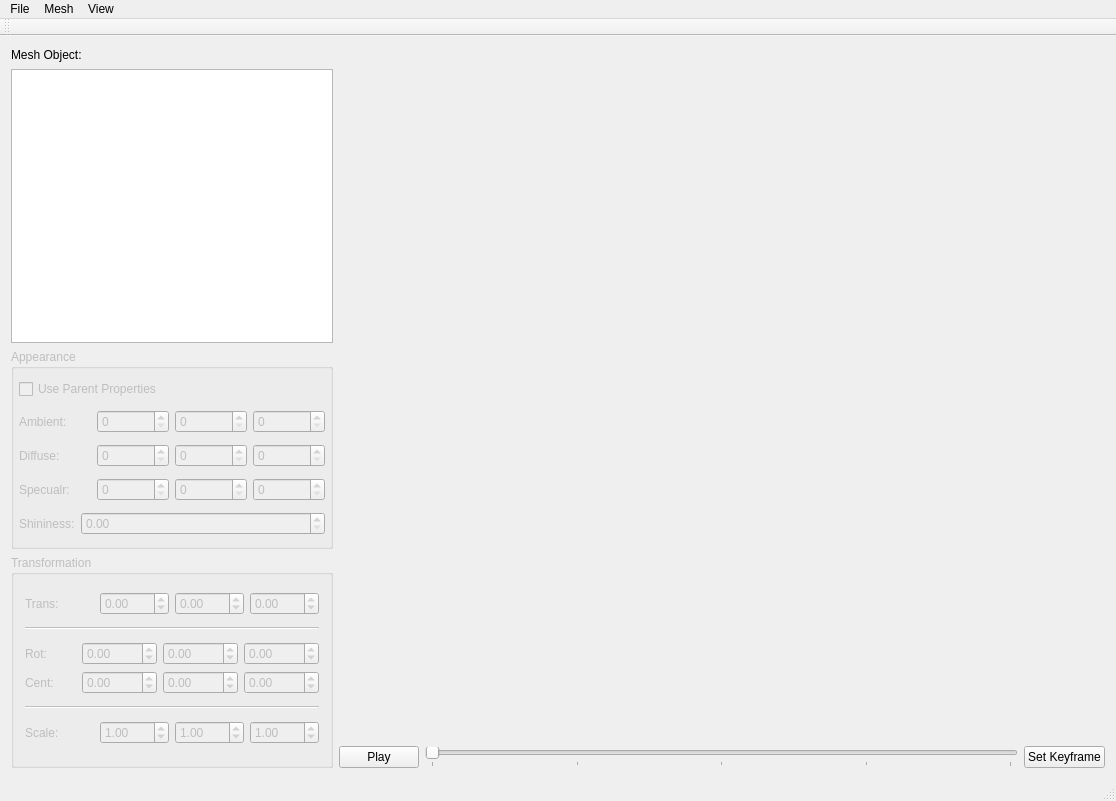
<?xml version="1.0" encoding="UTF-8"?>
<ui version="4.0">
 <class>AnimatrixMainWindow</class>
 <widget class="QMainWindow" name="AnimatrixMainWindow">
  <property name="windowModality">
   <enum>Qt::NonModal</enum>
  </property>
  <property name="geometry">
   <rect>
    <x>0</x>
    <y>0</y>
    <width>1116</width>
    <height>801</height>
   </rect>
  </property>
  <property name="minimumSize">
   <size>
    <width>1116</width>
    <height>801</height>
   </size>
  </property>
  <property name="windowTitle">
   <string>Animatrix</string>
  </property>
  <widget class="QWidget" name="centralWidget">
   <layout class="QHBoxLayout" name="horizontalLayout_4">
    <item>
     <layout class="QVBoxLayout" name="verticalLayout">
      <item>
       <widget class="QLabel" name="label">
        <property name="sizePolicy">
         <sizepolicy hsizetype="Fixed" vsizetype="Fixed">
          <horstretch>0</horstretch>
          <verstretch>0</verstretch>
         </sizepolicy>
        </property>
        <property name="minimumSize">
         <size>
          <width>83</width>
          <height>16</height>
         </size>
        </property>
        <property name="text">
         <string>Mesh Object:</string>
        </property>
        <property name="buddy">
         <cstring>treeView</cstring>
        </property>
       </widget>
      </item>
      <item>
       <widget class="QTreeView" name="treeView">
        <property name="sizePolicy">
         <sizepolicy hsizetype="Fixed" vsizetype="Expanding">
          <horstretch>0</horstretch>
          <verstretch>0</verstretch>
         </sizepolicy>
        </property>
        <property name="minimumSize">
         <size>
          <width>322</width>
          <height>273</height>
         </size>
        </property>
        <property name="maximumSize">
         <size>
          <width>322</width>
          <height>16777215</height>
         </size>
        </property>
       </widget>
      </item>
      <item>
       <widget class="QGroupBox" name="appearanceGroupBox">
        <property name="enabled">
         <bool>false</bool>
        </property>
        <property name="sizePolicy">
         <sizepolicy hsizetype="Fixed" vsizetype="Expanding">
          <horstretch>0</horstretch>
          <verstretch>0</verstretch>
         </sizepolicy>
        </property>
        <property name="minimumSize">
         <size>
          <width>322</width>
          <height>200</height>
         </size>
        </property>
        <property name="maximumSize">
         <size>
          <width>322</width>
          <height>200</height>
         </size>
        </property>
        <property name="title">
         <string>Appearance</string>
        </property>
        <layout class="QVBoxLayout" name="verticalLayout_3">
         <property name="leftMargin">
          <number>5</number>
         </property>
         <property name="topMargin">
          <number>5</number>
         </property>
         <property name="rightMargin">
          <number>5</number>
         </property>
         <property name="bottomMargin">
          <number>5</number>
         </property>
         <item>
          <widget class="QCheckBox" name="materialUseParentCheckBox">
           <property name="sizePolicy">
            <sizepolicy hsizetype="Minimum" vsizetype="Fixed">
             <horstretch>0</horstretch>
             <verstretch>0</verstretch>
            </sizepolicy>
           </property>
           <property name="text">
            <string>Use Parent Properties</string>
           </property>
          </widget>
         </item>
         <item>
          <layout class="QHBoxLayout" name="horizontalLayout_9">
           <item>
            <widget class="QLabel" name="label_7">
             <property name="text">
              <string>Ambient:</string>
             </property>
             <property name="buddy">
              <cstring>ambRSpinBox</cstring>
             </property>
            </widget>
           </item>
           <item>
            <widget class="QSpinBox" name="ambRSpinBox">
             <property name="toolTip">
              <string>Red component (0 - 255)</string>
             </property>
             <property name="maximum">
              <number>255</number>
             </property>
             <property name="value">
              <number>0</number>
             </property>
            </widget>
           </item>
           <item>
            <widget class="QSpinBox" name="ambGSpinBox">
             <property name="toolTip">
              <string>Green component (0 - 255)</string>
             </property>
             <property name="maximum">
              <number>255</number>
             </property>
             <property name="value">
              <number>0</number>
             </property>
            </widget>
           </item>
           <item>
            <widget class="QSpinBox" name="ambBSpinBox">
             <property name="toolTip">
              <string>Blue component (0 - 255)</string>
             </property>
             <property name="maximum">
              <number>255</number>
             </property>
             <property name="value">
              <number>0</number>
             </property>
            </widget>
           </item>
          </layout>
         </item>
         <item>
          <layout class="QHBoxLayout" name="horizontalLayout_3">
           <item>
            <widget class="QLabel" name="label_5">
             <property name="text">
              <string>Diffuse:</string>
             </property>
             <property name="buddy">
              <cstring>diffRSpinBox</cstring>
             </property>
            </widget>
           </item>
           <item>
            <widget class="QSpinBox" name="diffRSpinBox">
             <property name="toolTip">
              <string>Red component (0 - 255)</string>
             </property>
             <property name="maximum">
              <number>255</number>
             </property>
             <property name="value">
              <number>0</number>
             </property>
            </widget>
           </item>
           <item>
            <widget class="QSpinBox" name="diffGSpinBox">
             <property name="toolTip">
              <string>Green component (0 - 255)</string>
             </property>
             <property name="maximum">
              <number>255</number>
             </property>
             <property name="value">
              <number>0</number>
             </property>
            </widget>
           </item>
           <item>
            <widget class="QSpinBox" name="diffBSpinBox">
             <property name="toolTip">
              <string>Blue component (0 - 255)</string>
             </property>
             <property name="maximum">
              <number>255</number>
             </property>
             <property name="value">
              <number>0</number>
             </property>
            </widget>
           </item>
          </layout>
         </item>
         <item>
          <layout class="QHBoxLayout" name="horizontalLayout_8">
           <item>
            <widget class="QLabel" name="label_6">
             <property name="text">
              <string>Specualr:</string>
             </property>
             <property name="buddy">
              <cstring>specRSpinBox</cstring>
             </property>
            </widget>
           </item>
           <item>
            <widget class="QSpinBox" name="specRSpinBox">
             <property name="toolTip">
              <string>Red component (0 - 255)</string>
             </property>
             <property name="maximum">
              <number>255</number>
             </property>
             <property name="value">
              <number>0</number>
             </property>
            </widget>
           </item>
           <item>
            <widget class="QSpinBox" name="specGSpinBox">
             <property name="toolTip">
              <string>Green component (0 - 255)</string>
             </property>
             <property name="maximum">
              <number>255</number>
             </property>
             <property name="value">
              <number>0</number>
             </property>
            </widget>
           </item>
           <item>
            <widget class="QSpinBox" name="specBSpinBox">
             <property name="toolTip">
              <string>Blue component (0 - 255)</string>
             </property>
             <property name="maximum">
              <number>255</number>
             </property>
             <property name="value">
              <number>0</number>
             </property>
            </widget>
           </item>
          </layout>
         </item>
         <item>
          <layout class="QHBoxLayout" name="horizontalLayout_5">
           <item>
            <widget class="QLabel" name="label_2">
             <property name="sizePolicy">
              <sizepolicy hsizetype="Fixed" vsizetype="Preferred">
               <horstretch>0</horstretch>
               <verstretch>0</verstretch>
              </sizepolicy>
             </property>
             <property name="text">
              <string>Shininess:</string>
             </property>
             <property name="buddy">
              <cstring>shineSpinBox</cstring>
             </property>
            </widget>
           </item>
           <item>
            <widget class="QDoubleSpinBox" name="shineSpinBox">
             <property name="maximum">
              <double>2048.000000000000000</double>
             </property>
             <property name="singleStep">
              <double>0.100000000000000</double>
             </property>
             <property name="value">
              <double>0.000000000000000</double>
             </property>
            </widget>
           </item>
          </layout>
         </item>
        </layout>
       </widget>
      </item>
      <item>
       <widget class="QGroupBox" name="transformationGroupBox">
        <property name="enabled">
         <bool>false</bool>
        </property>
        <property name="sizePolicy">
         <sizepolicy hsizetype="Fixed" vsizetype="Fixed">
          <horstretch>0</horstretch>
          <verstretch>0</verstretch>
         </sizepolicy>
        </property>
        <property name="minimumSize">
         <size>
          <width>322</width>
          <height>213</height>
         </size>
        </property>
        <property name="maximumSize">
         <size>
          <width>322</width>
          <height>213</height>
         </size>
        </property>
        <property name="title">
         <string>Transformation</string>
        </property>
        <layout class="QVBoxLayout" name="verticalLayout_2">
         <item>
          <layout class="QHBoxLayout" name="horizontalLayout_7">
           <item>
            <widget class="QLabel" name="translationLabel">
             <property name="text">
              <string>Trans:</string>
             </property>
             <property name="buddy">
              <cstring>translationXSpinBox</cstring>
             </property>
            </widget>
           </item>
           <item>
            <widget class="QDoubleSpinBox" name="translationXSpinBox">
             <property name="minimum">
              <double>-999.990000000000009</double>
             </property>
             <property name="maximum">
              <double>999.990000000000009</double>
             </property>
             <property name="singleStep">
              <double>0.010000000000000</double>
             </property>
            </widget>
           </item>
           <item>
            <widget class="QDoubleSpinBox" name="translationYSpinBox">
             <property name="minimum">
              <double>-999.990000000000009</double>
             </property>
             <property name="maximum">
              <double>999.990000000000009</double>
             </property>
             <property name="singleStep">
              <double>0.010000000000000</double>
             </property>
            </widget>
           </item>
           <item>
            <widget class="QDoubleSpinBox" name="translationZSpinBox">
             <property name="minimum">
              <double>-999.990000000000009</double>
             </property>
             <property name="maximum">
              <double>999.990000000000009</double>
             </property>
             <property name="singleStep">
              <double>0.010000000000000</double>
             </property>
            </widget>
           </item>
          </layout>
         </item>
         <item>
          <widget class="Line" name="line">
           <property name="orientation">
            <enum>Qt::Horizontal</enum>
           </property>
          </widget>
         </item>
         <item>
          <layout class="QGridLayout" name="gridLayout">
           <item row="1" column="3">
            <widget class="QDoubleSpinBox" name="rotCenterZSpinBox">
             <property name="minimum">
              <double>-999.990000000000009</double>
             </property>
             <property name="maximum">
              <double>999.990000000000009</double>
             </property>
             <property name="singleStep">
              <double>0.010000000000000</double>
             </property>
            </widget>
           </item>
           <item row="1" column="0">
            <widget class="QLabel" name="rotCenterLabel">
             <property name="text">
              <string>Cent:</string>
             </property>
             <property name="buddy">
              <cstring>rotCenterXSpinBox</cstring>
             </property>
            </widget>
           </item>
           <item row="1" column="2">
            <widget class="QDoubleSpinBox" name="rotCenterYSpinBox">
             <property name="minimum">
              <double>-999.990000000000009</double>
             </property>
             <property name="maximum">
              <double>999.990000000000009</double>
             </property>
             <property name="singleStep">
              <double>0.010000000000000</double>
             </property>
            </widget>
           </item>
           <item row="1" column="1">
            <widget class="QDoubleSpinBox" name="rotCenterXSpinBox">
             <property name="minimum">
              <double>-999.990000000000009</double>
             </property>
             <property name="maximum">
              <double>999.990000000000009</double>
             </property>
             <property name="singleStep">
              <double>0.010000000000000</double>
             </property>
             <property name="value">
              <double>0.000000000000000</double>
             </property>
            </widget>
           </item>
           <item row="0" column="0">
            <widget class="QLabel" name="rotationLabel">
             <property name="text">
              <string>Rot:</string>
             </property>
             <property name="buddy">
              <cstring>rotaiotnXSpinBox</cstring>
             </property>
            </widget>
           </item>
           <item row="0" column="1">
            <widget class="QDoubleSpinBox" name="rotaiotnXSpinBox">
             <property name="minimum">
              <double>-9999.989999999999782</double>
             </property>
             <property name="maximum">
              <double>9999.989999999999782</double>
             </property>
             <property name="singleStep">
              <double>1.000000000000000</double>
             </property>
             <property name="value">
              <double>0.000000000000000</double>
             </property>
            </widget>
           </item>
           <item row="0" column="2">
            <widget class="QDoubleSpinBox" name="rotaitonYSpinBox">
             <property name="minimum">
              <double>-9999.989999999999782</double>
             </property>
             <property name="maximum">
              <double>9999.989999999999782</double>
             </property>
             <property name="singleStep">
              <double>1.000000000000000</double>
             </property>
            </widget>
           </item>
           <item row="0" column="3">
            <widget class="QDoubleSpinBox" name="rotaitonZSpinBox">
             <property name="suffix">
              <string/>
             </property>
             <property name="minimum">
              <double>-9999.989999999999782</double>
             </property>
             <property name="maximum">
              <double>9999.989999999999782</double>
             </property>
             <property name="singleStep">
              <double>1.000000000000000</double>
             </property>
            </widget>
           </item>
          </layout>
         </item>
         <item>
          <widget class="Line" name="line_2">
           <property name="orientation">
            <enum>Qt::Horizontal</enum>
           </property>
          </widget>
         </item>
         <item>
          <layout class="QHBoxLayout" name="horizontalLayout">
           <item>
            <widget class="QLabel" name="scaleLabel">
             <property name="text">
              <string>Scale:</string>
             </property>
             <property name="buddy">
              <cstring>scaleXSpinBox</cstring>
             </property>
            </widget>
           </item>
           <item>
            <widget class="QDoubleSpinBox" name="scaleXSpinBox">
             <property name="minimum">
              <double>-999.990000000000009</double>
             </property>
             <property name="maximum">
              <double>999.990000000000009</double>
             </property>
             <property name="singleStep">
              <double>0.010000000000000</double>
             </property>
             <property name="value">
              <double>1.000000000000000</double>
             </property>
            </widget>
           </item>
           <item>
            <widget class="QDoubleSpinBox" name="scaleYSpinBox">
             <property name="minimum">
              <double>-999.990000000000009</double>
             </property>
             <property name="maximum">
              <double>999.990000000000009</double>
             </property>
             <property name="singleStep">
              <double>0.010000000000000</double>
             </property>
             <property name="value">
              <double>1.000000000000000</double>
             </property>
            </widget>
           </item>
           <item>
            <widget class="QDoubleSpinBox" name="scaleZSpinBox">
             <property name="minimum">
              <double>-999.990000000000009</double>
             </property>
             <property name="maximum">
              <double>999.990000000000009</double>
             </property>
             <property name="singleStep">
              <double>0.010000000000000</double>
             </property>
             <property name="value">
              <double>1.000000000000000</double>
             </property>
            </widget>
           </item>
          </layout>
         </item>
        </layout>
       </widget>
      </item>
     </layout>
    </item>
    <item>
     <layout class="QVBoxLayout" name="verticalLayout_4">
      <item>
       <widget class="MeshGLWidget" name="mainGLWidget" native="true">
        <property name="sizePolicy">
         <sizepolicy hsizetype="Expanding" vsizetype="Expanding">
          <horstretch>0</horstretch>
          <verstretch>0</verstretch>
         </sizepolicy>
        </property>
        <property name="minimumSize">
         <size>
          <width>671</width>
          <height>681</height>
         </size>
        </property>
       </widget>
      </item>
      <item>
       <layout class="QHBoxLayout" name="horizontalLayout_2">
        <item>
         <widget class="QPushButton" name="playButton">
          <property name="minimumSize">
           <size>
            <width>72</width>
            <height>0</height>
           </size>
          </property>
          <property name="text">
           <string>Play</string>
          </property>
          <property name="checkable">
           <bool>true</bool>
          </property>
         </widget>
        </item>
        <item>
         <widget class="QSlider" name="animationFrameSlider">
          <property name="minimum">
           <number>0</number>
          </property>
          <property name="maximum">
           <number>120</number>
          </property>
          <property name="singleStep">
           <number>15</number>
          </property>
          <property name="pageStep">
           <number>30</number>
          </property>
          <property name="value">
           <number>0</number>
          </property>
          <property name="orientation">
           <enum>Qt::Horizontal</enum>
          </property>
          <property name="tickPosition">
           <enum>QSlider::TicksBelow</enum>
          </property>
          <property name="tickInterval">
           <number>30</number>
          </property>
         </widget>
        </item>
        <item>
         <widget class="QPushButton" name="setKeyframeButton">
          <property name="text">
           <string>Set Keyframe</string>
          </property>
         </widget>
        </item>
       </layout>
      </item>
     </layout>
    </item>
   </layout>
  </widget>
  <widget class="QMenuBar" name="menuBar">
   <property name="geometry">
    <rect>
     <x>0</x>
     <y>0</y>
     <width>1116</width>
     <height>22</height>
    </rect>
   </property>
   <widget class="QMenu" name="menuFile">
    <property name="title">
     <string>File</string>
    </property>
    <addaction name="actionLoad_Object_from_File"/>
    <addaction name="actionSave_Object_to_File"/>
    <addaction name="separator"/>
    <addaction name="actionQuit"/>
   </widget>
   <widget class="QMenu" name="menuMesh">
    <property name="title">
     <string>Mesh</string>
    </property>
    <addaction name="actionCompute_Per_face_Normals"/>
    <addaction name="actionSmooth_all_Normals"/>
    <addaction name="separator"/>
    <addaction name="actionMake_Humanoid_Walk"/>
    <addaction name="actionMake_Humanoid_Other"/>
   </widget>
   <widget class="QMenu" name="menuView">
    <property name="title">
     <string>View</string>
    </property>
    <addaction name="actionShow_Bounding_Box_and_Axies"/>
    <addaction name="actionShow_Vertex_Normals"/>
    <addaction name="separator"/>
    <addaction name="actionCycle_Wireframe_Mode"/>
    <addaction name="separator"/>
    <addaction name="actionNormal_Rendering_Mode"/>
    <addaction name="actionSolid_Color_Only_no_shade"/>
    <addaction name="actionVisualize_Normals_as_Color"/>
    <addaction name="actionVisualize_Texture_Coordinates_as_Color"/>
   </widget>
   <addaction name="menuFile"/>
   <addaction name="menuMesh"/>
   <addaction name="menuView"/>
  </widget>
  <widget class="QToolBar" name="mainToolBar">
   <attribute name="toolBarArea">
    <enum>TopToolBarArea</enum>
   </attribute>
   <attribute name="toolBarBreak">
    <bool>false</bool>
   </attribute>
  </widget>
  <widget class="QStatusBar" name="statusBar"/>
  <action name="actionQuit">
   <property name="text">
    <string>Quit</string>
   </property>
   <property name="toolTip">
    <string>Quit the Project</string>
   </property>
  </action>
  <action name="actionLoad_Object_from_File">
   <property name="text">
    <string>Load Object from File ...</string>
   </property>
   <property name="toolTip">
    <string>Load a mesh from an OBJ file.</string>
   </property>
  </action>
  <action name="actionSave_Object_to_File">
   <property name="text">
    <string>Save Object to File ...</string>
   </property>
   <property name="toolTip">
    <string>Save the current mesh object to an OBJ file.</string>
   </property>
  </action>
  <action name="actionMake_Humanoid_Walk">
   <property name="text">
    <string>Make Humanoid Walk</string>
   </property>
   <property name="toolTip">
    <string>Create the humanoid mesh with a walk animation and add it to the GL Widget.</string>
   </property>
  </action>
  <action name="actionShow_Bounding_Box_and_Axies">
   <property name="checkable">
    <bool>true</bool>
   </property>
   <property name="text">
    <string>Show Bounding Box and Axies</string>
   </property>
  </action>
  <action name="actionCycle_Wireframe_Mode">
   <property name="text">
    <string>Cycle Wireframe Mode</string>
   </property>
  </action>
  <action name="actionShow_Vertex_Normals">
   <property name="checkable">
    <bool>true</bool>
   </property>
   <property name="text">
    <string>Show Vertex Normals</string>
   </property>
  </action>
  <action name="actionNormal_Rendering_Mode">
   <property name="checkable">
    <bool>true</bool>
   </property>
   <property name="checked">
    <bool>true</bool>
   </property>
   <property name="text">
    <string>Standard Rendering Mode</string>
   </property>
  </action>
  <action name="actionVisualize_Normals_as_Color">
   <property name="checkable">
    <bool>true</bool>
   </property>
   <property name="text">
    <string>Visualize Normals as Color</string>
   </property>
   <property name="toolTip">
    <string>Visualize Normals as Color</string>
   </property>
  </action>
  <action name="actionSolid_Color_Only_no_shade">
   <property name="checkable">
    <bool>true</bool>
   </property>
   <property name="text">
    <string>Solid Color Only (no shade)</string>
   </property>
  </action>
  <action name="actionVisualize_Texture_Coordinates_as_Color">
   <property name="checkable">
    <bool>true</bool>
   </property>
   <property name="text">
    <string>Visualize Texture Coordinates as Color</string>
   </property>
  </action>
  <action name="actionCompute_Per_face_Normals">
   <property name="text">
    <string>Compute Per-face Normals</string>
   </property>
  </action>
  <action name="actionSmooth_all_Normals">
   <property name="text">
    <string>Smooth all Normals</string>
   </property>
  </action>
  <action name="actionMake_Humanoid_Other">
   <property name="text">
    <string>Make Humanoid Other</string>
   </property>
   <property name="toolTip">
    <string>Make a humanoid mesh with the other animation and add it to the OpenGL widget.</string>
   </property>
  </action>
 </widget>
 <layoutdefault spacing="6" margin="11"/>
 <customwidgets>
  <customwidget>
   <class>MeshGLWidget</class>
   <extends>QWidget</extends>
   <header>MeshGLWidget.h</header>
   <container>1</container>
  </customwidget>
 </customwidgets>
 <tabstops>
  <tabstop>treeView</tabstop>
  <tabstop>materialUseParentCheckBox</tabstop>
  <tabstop>ambRSpinBox</tabstop>
  <tabstop>ambGSpinBox</tabstop>
  <tabstop>ambBSpinBox</tabstop>
  <tabstop>diffRSpinBox</tabstop>
  <tabstop>diffGSpinBox</tabstop>
  <tabstop>diffBSpinBox</tabstop>
  <tabstop>specRSpinBox</tabstop>
  <tabstop>specGSpinBox</tabstop>
  <tabstop>specBSpinBox</tabstop>
  <tabstop>shineSpinBox</tabstop>
  <tabstop>translationXSpinBox</tabstop>
  <tabstop>translationYSpinBox</tabstop>
  <tabstop>translationZSpinBox</tabstop>
  <tabstop>rotaiotnXSpinBox</tabstop>
  <tabstop>rotaitonYSpinBox</tabstop>
  <tabstop>rotaitonZSpinBox</tabstop>
  <tabstop>rotCenterXSpinBox</tabstop>
  <tabstop>rotCenterYSpinBox</tabstop>
  <tabstop>rotCenterZSpinBox</tabstop>
  <tabstop>scaleXSpinBox</tabstop>
  <tabstop>scaleYSpinBox</tabstop>
  <tabstop>scaleZSpinBox</tabstop>
 </tabstops>
 <resources/>
 <connections>
  <connection>
   <sender>translationXSpinBox</sender>
   <signal>valueChanged(double)</signal>
   <receiver>AnimatrixMainWindow</receiver>
   <slot>syncTransformation()</slot>
   <hints>
    <hint type="sourcelabel">
     <x>100</x>
     <y>604</y>
    </hint>
    <hint type="destinationlabel">
     <x>7</x>
     <y>581</y>
    </hint>
   </hints>
  </connection>
  <connection>
   <sender>translationYSpinBox</sender>
   <signal>valueChanged(double)</signal>
   <receiver>AnimatrixMainWindow</receiver>
   <slot>syncTransformation()</slot>
   <hints>
    <hint type="sourcelabel">
     <x>182</x>
     <y>605</y>
    </hint>
    <hint type="destinationlabel">
     <x>7</x>
     <y>568</y>
    </hint>
   </hints>
  </connection>
  <connection>
   <sender>translationZSpinBox</sender>
   <signal>valueChanged(double)</signal>
   <receiver>AnimatrixMainWindow</receiver>
   <slot>syncTransformation()</slot>
   <hints>
    <hint type="sourcelabel">
     <x>264</x>
     <y>593</y>
    </hint>
    <hint type="destinationlabel">
     <x>6</x>
     <y>552</y>
    </hint>
   </hints>
  </connection>
  <connection>
   <sender>rotaiotnXSpinBox</sender>
   <signal>valueChanged(double)</signal>
   <receiver>AnimatrixMainWindow</receiver>
   <slot>syncTransformation()</slot>
   <hints>
    <hint type="sourcelabel">
     <x>146</x>
     <y>665</y>
    </hint>
    <hint type="destinationlabel">
     <x>7</x>
     <y>638</y>
    </hint>
   </hints>
  </connection>
  <connection>
   <sender>rotaitonYSpinBox</sender>
   <signal>valueChanged(double)</signal>
   <receiver>AnimatrixMainWindow</receiver>
   <slot>syncTransformation()</slot>
   <hints>
    <hint type="sourcelabel">
     <x>232</x>
     <y>665</y>
    </hint>
    <hint type="destinationlabel">
     <x>6</x>
     <y>666</y>
    </hint>
   </hints>
  </connection>
  <connection>
   <sender>rotaitonZSpinBox</sender>
   <signal>valueChanged(double)</signal>
   <receiver>AnimatrixMainWindow</receiver>
   <slot>syncTransformation()</slot>
   <hints>
    <hint type="sourcelabel">
     <x>318</x>
     <y>665</y>
    </hint>
    <hint type="destinationlabel">
     <x>5</x>
     <y>693</y>
    </hint>
   </hints>
  </connection>
  <connection>
   <sender>scaleXSpinBox</sender>
   <signal>valueChanged(double)</signal>
   <receiver>AnimatrixMainWindow</receiver>
   <slot>syncTransformation()</slot>
   <hints>
    <hint type="sourcelabel">
     <x>91</x>
     <y>740</y>
    </hint>
    <hint type="destinationlabel">
     <x>40</x>
     <y>738</y>
    </hint>
   </hints>
  </connection>
  <connection>
   <sender>scaleYSpinBox</sender>
   <signal>valueChanged(double)</signal>
   <receiver>AnimatrixMainWindow</receiver>
   <slot>syncTransformation()</slot>
   <hints>
    <hint type="sourcelabel">
     <x>187</x>
     <y>742</y>
    </hint>
    <hint type="destinationlabel">
     <x>155</x>
     <y>739</y>
    </hint>
   </hints>
  </connection>
  <connection>
   <sender>scaleZSpinBox</sender>
   <signal>valueChanged(double)</signal>
   <receiver>AnimatrixMainWindow</receiver>
   <slot>syncTransformation()</slot>
   <hints>
    <hint type="sourcelabel">
     <x>280</x>
     <y>737</y>
    </hint>
    <hint type="destinationlabel">
     <x>222</x>
     <y>738</y>
    </hint>
   </hints>
  </connection>
  <connection>
   <sender>ambRSpinBox</sender>
   <signal>valueChanged(int)</signal>
   <receiver>AnimatrixMainWindow</receiver>
   <slot>syncMaterials()</slot>
   <hints>
    <hint type="sourcelabel">
     <x>119</x>
     <y>417</y>
    </hint>
    <hint type="destinationlabel">
     <x>5</x>
     <y>354</y>
    </hint>
   </hints>
  </connection>
  <connection>
   <sender>ambGSpinBox</sender>
   <signal>valueChanged(int)</signal>
   <receiver>AnimatrixMainWindow</receiver>
   <slot>syncMaterials()</slot>
   <hints>
    <hint type="sourcelabel">
     <x>194</x>
     <y>417</y>
    </hint>
    <hint type="destinationlabel">
     <x>4</x>
     <y>380</y>
    </hint>
   </hints>
  </connection>
  <connection>
   <sender>ambBSpinBox</sender>
   <signal>valueChanged(int)</signal>
   <receiver>AnimatrixMainWindow</receiver>
   <slot>syncMaterials()</slot>
   <hints>
    <hint type="sourcelabel">
     <x>288</x>
     <y>418</y>
    </hint>
    <hint type="destinationlabel">
     <x>7</x>
     <y>406</y>
    </hint>
   </hints>
  </connection>
  <connection>
   <sender>diffRSpinBox</sender>
   <signal>valueChanged(int)</signal>
   <receiver>AnimatrixMainWindow</receiver>
   <slot>syncMaterials()</slot>
   <hints>
    <hint type="sourcelabel">
     <x>132</x>
     <y>455</y>
    </hint>
    <hint type="destinationlabel">
     <x>5</x>
     <y>436</y>
    </hint>
   </hints>
  </connection>
  <connection>
   <sender>diffGSpinBox</sender>
   <signal>valueChanged(int)</signal>
   <receiver>AnimatrixMainWindow</receiver>
   <slot>syncMaterials()</slot>
   <hints>
    <hint type="sourcelabel">
     <x>200</x>
     <y>454</y>
    </hint>
    <hint type="destinationlabel">
     <x>6</x>
     <y>461</y>
    </hint>
   </hints>
  </connection>
  <connection>
   <sender>diffBSpinBox</sender>
   <signal>valueChanged(int)</signal>
   <receiver>AnimatrixMainWindow</receiver>
   <slot>syncMaterials()</slot>
   <hints>
    <hint type="sourcelabel">
     <x>272</x>
     <y>460</y>
    </hint>
    <hint type="destinationlabel">
     <x>6</x>
     <y>488</y>
    </hint>
   </hints>
  </connection>
  <connection>
   <sender>specRSpinBox</sender>
   <signal>valueChanged(int)</signal>
   <receiver>AnimatrixMainWindow</receiver>
   <slot>syncMaterials()</slot>
   <hints>
    <hint type="sourcelabel">
     <x>165</x>
     <y>512</y>
    </hint>
    <hint type="destinationlabel">
     <x>6</x>
     <y>515</y>
    </hint>
   </hints>
  </connection>
  <connection>
   <sender>specGSpinBox</sender>
   <signal>valueChanged(int)</signal>
   <receiver>AnimatrixMainWindow</receiver>
   <slot>syncMaterials()</slot>
   <hints>
    <hint type="sourcelabel">
     <x>207</x>
     <y>494</y>
    </hint>
    <hint type="destinationlabel">
     <x>5</x>
     <y>314</y>
    </hint>
   </hints>
  </connection>
  <connection>
   <sender>specBSpinBox</sender>
   <signal>valueChanged(int)</signal>
   <receiver>AnimatrixMainWindow</receiver>
   <slot>syncMaterials()</slot>
   <hints>
    <hint type="sourcelabel">
     <x>278</x>
     <y>491</y>
    </hint>
    <hint type="destinationlabel">
     <x>4</x>
     <y>284</y>
    </hint>
   </hints>
  </connection>
  <connection>
   <sender>shineSpinBox</sender>
   <signal>valueChanged(double)</signal>
   <receiver>AnimatrixMainWindow</receiver>
   <slot>syncMaterials()</slot>
   <hints>
    <hint type="sourcelabel">
     <x>178</x>
     <y>528</y>
    </hint>
    <hint type="destinationlabel">
     <x>3</x>
     <y>247</y>
    </hint>
   </hints>
  </connection>
  <connection>
   <sender>rotCenterXSpinBox</sender>
   <signal>valueChanged(double)</signal>
   <receiver>AnimatrixMainWindow</receiver>
   <slot>syncTransformation()</slot>
   <hints>
    <hint type="sourcelabel">
     <x>79</x>
     <y>685</y>
    </hint>
    <hint type="destinationlabel">
     <x>6</x>
     <y>721</y>
    </hint>
   </hints>
  </connection>
  <connection>
   <sender>rotCenterYSpinBox</sender>
   <signal>valueChanged(double)</signal>
   <receiver>AnimatrixMainWindow</receiver>
   <slot>syncTransformation()</slot>
   <hints>
    <hint type="sourcelabel">
     <x>198</x>
     <y>687</y>
    </hint>
    <hint type="destinationlabel">
     <x>5</x>
     <y>617</y>
    </hint>
   </hints>
  </connection>
  <connection>
   <sender>rotCenterZSpinBox</sender>
   <signal>valueChanged(double)</signal>
   <receiver>AnimatrixMainWindow</receiver>
   <slot>syncTransformation()</slot>
   <hints>
    <hint type="sourcelabel">
     <x>286</x>
     <y>688</y>
    </hint>
    <hint type="destinationlabel">
     <x>6</x>
     <y>752</y>
    </hint>
   </hints>
  </connection>
 </connections>
 <slots>
  <slot>updateCurrentShape()</slot>
  <slot>syncMaterials()</slot>
  <slot>syncTransformation()</slot>
 </slots>
</ui>
